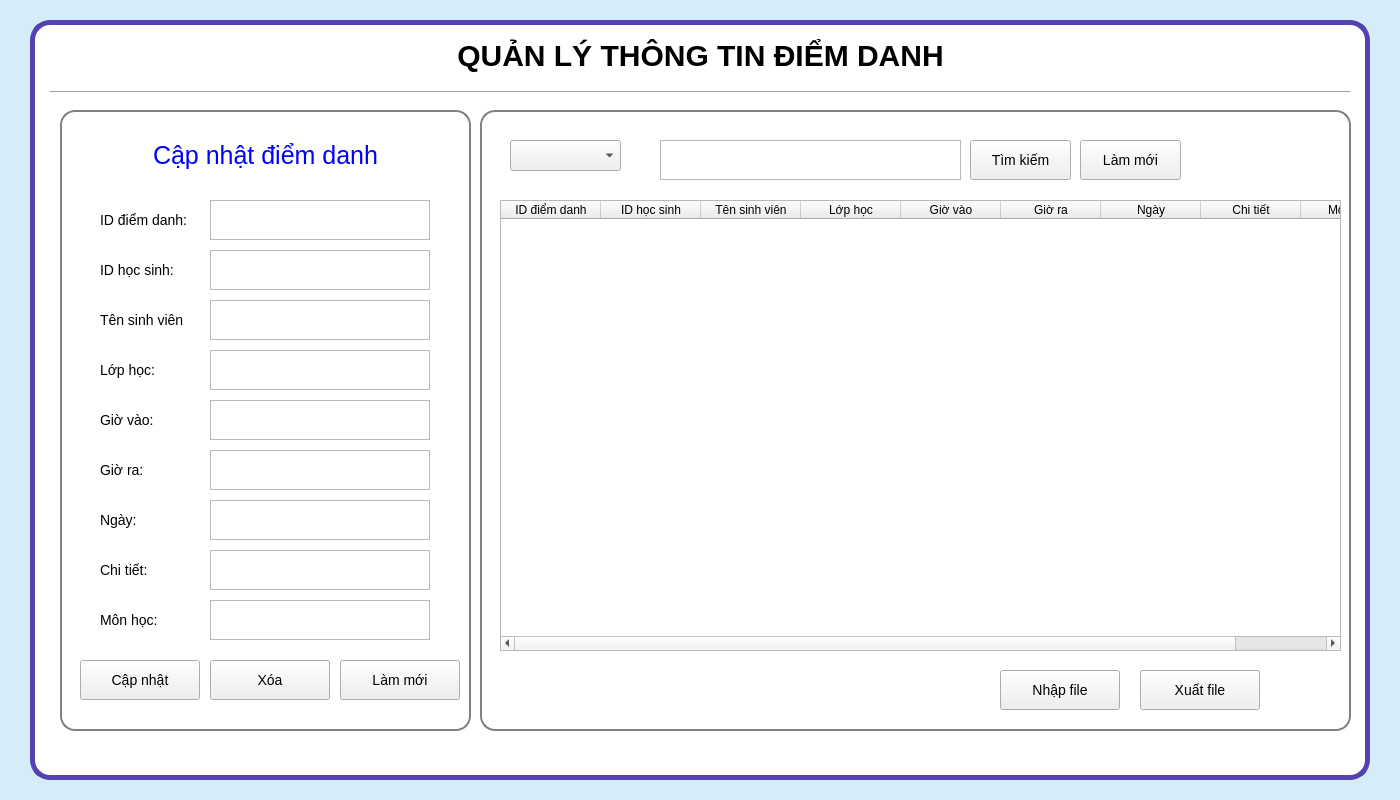
<?xml version="1.0" encoding="UTF-8"?>
<ui version="4.0">
 <class>Form</class>
 <widget class="QWidget" name="Form">
  <property name="geometry">
   <rect>
    <x>0</x>
    <y>0</y>
    <width>1400</width>
    <height>800</height>
   </rect>
  </property>
  <property name="windowTitle">
   <string>Form</string>
  </property>
  <property name="styleSheet">
   <string notr="true">#Form{
background-color: #D5EDF9
}
QTextEdit{
		font-size:14px
}</string>
  </property>
  <widget class="QFrame" name="widgetmain">
   <property name="geometry">
    <rect>
     <x>30</x>
     <y>20</y>
     <width>1340</width>
     <height>760</height>
    </rect>
   </property>
   <property name="styleSheet">
    <string notr="true">#widgetmain{
	background-color: white;
	border-radius: 20px;
	border: 5px solid #5442B1;
}
QTextEdit, QLabel, QPushButton{
		font-size:14px
}</string>
   </property>
   <property name="frameShape">
    <enum>QFrame::StyledPanel</enum>
   </property>
   <property name="frameShadow">
    <enum>QFrame::Raised</enum>
   </property>
   <widget class="QLabel" name="lb_main_2">
    <property name="geometry">
     <rect>
      <x>10</x>
      <y>10</y>
      <width>1321</width>
      <height>51</height>
     </rect>
    </property>
    <property name="font">
     <font>
      <pointsize>-1</pointsize>
      <weight>75</weight>
      <bold>true</bold>
     </font>
    </property>
    <property name="styleSheet">
     <string notr="true">font-size: 30px
</string>
    </property>
    <property name="text">
     <string>QUẢN LÝ THÔNG TIN ĐIỂM DANH</string>
    </property>
    <property name="alignment">
     <set>Qt::AlignCenter</set>
    </property>
   </widget>
   <widget class="Line" name="line_2">
    <property name="geometry">
     <rect>
      <x>20</x>
      <y>70</y>
      <width>1300</width>
      <height>4</height>
     </rect>
    </property>
    <property name="orientation">
     <enum>Qt::Horizontal</enum>
    </property>
   </widget>
   <widget class="QFrame" name="frame_chucnang">
    <property name="geometry">
     <rect>
      <x>30</x>
      <y>90</y>
      <width>411</width>
      <height>621</height>
     </rect>
    </property>
    <property name="styleSheet">
     <string notr="true">#frame_chucnang{
	border: 2px solid grey;
	border-radius: 15px;
}</string>
    </property>
    <property name="frameShape">
     <enum>QFrame::StyledPanel</enum>
    </property>
    <property name="frameShadow">
     <enum>QFrame::Raised</enum>
    </property>
    <widget class="QLabel" name="lb_IDdiemdanh">
     <property name="geometry">
      <rect>
       <x>40</x>
       <y>90</y>
       <width>101</width>
       <height>40</height>
      </rect>
     </property>
     <property name="text">
      <string>ID điểm danh:</string>
     </property>
    </widget>
    <widget class="QTextEdit" name="txt_IDdiemdanh">
     <property name="geometry">
      <rect>
       <x>150</x>
       <y>90</y>
       <width>220</width>
       <height>40</height>
      </rect>
     </property>
     <property name="lineWrapMode">
      <enum>QTextEdit::NoWrap</enum>
     </property>
     <property name="acceptRichText">
      <bool>true</bool>
     </property>
    </widget>
    <widget class="QTextEdit" name="txt_IDhocsinh">
     <property name="geometry">
      <rect>
       <x>150</x>
       <y>140</y>
       <width>220</width>
       <height>40</height>
      </rect>
     </property>
     <property name="lineWrapMode">
      <enum>QTextEdit::NoWrap</enum>
     </property>
    </widget>
    <widget class="QLabel" name="lb_IDhocsinh">
     <property name="geometry">
      <rect>
       <x>40</x>
       <y>140</y>
       <width>101</width>
       <height>40</height>
      </rect>
     </property>
     <property name="text">
      <string>ID học sinh:</string>
     </property>
    </widget>
    <widget class="QTextEdit" name="txt_tensinhvien">
     <property name="geometry">
      <rect>
       <x>150</x>
       <y>190</y>
       <width>220</width>
       <height>40</height>
      </rect>
     </property>
    </widget>
    <widget class="QLabel" name="lb_tensinhvien">
     <property name="geometry">
      <rect>
       <x>40</x>
       <y>190</y>
       <width>101</width>
       <height>40</height>
      </rect>
     </property>
     <property name="text">
      <string>Tên sinh viên</string>
     </property>
    </widget>
    <widget class="QTextEdit" name="txt_lophoc">
     <property name="geometry">
      <rect>
       <x>150</x>
       <y>240</y>
       <width>220</width>
       <height>40</height>
      </rect>
     </property>
    </widget>
    <widget class="QLabel" name="lb_lophoc">
     <property name="geometry">
      <rect>
       <x>40</x>
       <y>240</y>
       <width>101</width>
       <height>40</height>
      </rect>
     </property>
     <property name="text">
      <string>Lớp học:</string>
     </property>
    </widget>
    <widget class="QTextEdit" name="txt_giovao">
     <property name="geometry">
      <rect>
       <x>150</x>
       <y>290</y>
       <width>220</width>
       <height>40</height>
      </rect>
     </property>
    </widget>
    <widget class="QLabel" name="lb_giovao">
     <property name="geometry">
      <rect>
       <x>40</x>
       <y>290</y>
       <width>101</width>
       <height>40</height>
      </rect>
     </property>
     <property name="text">
      <string>Giờ vào:</string>
     </property>
    </widget>
    <widget class="QTextEdit" name="txt_giora">
     <property name="geometry">
      <rect>
       <x>150</x>
       <y>340</y>
       <width>220</width>
       <height>40</height>
      </rect>
     </property>
    </widget>
    <widget class="QLabel" name="lb_giora">
     <property name="geometry">
      <rect>
       <x>40</x>
       <y>340</y>
       <width>101</width>
       <height>40</height>
      </rect>
     </property>
     <property name="text">
      <string>Giờ ra:</string>
     </property>
    </widget>
    <widget class="QTextEdit" name="txt_ngay">
     <property name="geometry">
      <rect>
       <x>150</x>
       <y>390</y>
       <width>220</width>
       <height>40</height>
      </rect>
     </property>
    </widget>
    <widget class="QLabel" name="lb_ngay">
     <property name="geometry">
      <rect>
       <x>40</x>
       <y>390</y>
       <width>101</width>
       <height>40</height>
      </rect>
     </property>
     <property name="text">
      <string>Ngày:</string>
     </property>
    </widget>
    <widget class="QTextEdit" name="txtchitiet">
     <property name="geometry">
      <rect>
       <x>150</x>
       <y>440</y>
       <width>220</width>
       <height>40</height>
      </rect>
     </property>
    </widget>
    <widget class="QLabel" name="lb_chitiet">
     <property name="geometry">
      <rect>
       <x>40</x>
       <y>440</y>
       <width>101</width>
       <height>40</height>
      </rect>
     </property>
     <property name="text">
      <string>Chi tiết:</string>
     </property>
    </widget>
    <widget class="QTextEdit" name="txt_monhoc">
     <property name="geometry">
      <rect>
       <x>150</x>
       <y>490</y>
       <width>220</width>
       <height>40</height>
      </rect>
     </property>
    </widget>
    <widget class="QLabel" name="lb_monhoc">
     <property name="geometry">
      <rect>
       <x>40</x>
       <y>490</y>
       <width>101</width>
       <height>40</height>
      </rect>
     </property>
     <property name="text">
      <string>Môn học:</string>
     </property>
    </widget>
    <widget class="QLabel" name="label_10">
     <property name="geometry">
      <rect>
       <x>10</x>
       <y>30</y>
       <width>391</width>
       <height>31</height>
      </rect>
     </property>
     <property name="styleSheet">
      <string notr="true">font-size:25px;
color: blue</string>
     </property>
     <property name="text">
      <string>Cập nhật điểm danh</string>
     </property>
     <property name="alignment">
      <set>Qt::AlignCenter</set>
     </property>
    </widget>
    <widget class="QPushButton" name="btn_capnhat">
     <property name="geometry">
      <rect>
       <x>20</x>
       <y>550</y>
       <width>120</width>
       <height>40</height>
      </rect>
     </property>
     <property name="text">
      <string>Cập nhật</string>
     </property>
    </widget>
    <widget class="QPushButton" name="btn_reset1">
     <property name="geometry">
      <rect>
       <x>280</x>
       <y>550</y>
       <width>120</width>
       <height>40</height>
      </rect>
     </property>
     <property name="text">
      <string>Làm mới</string>
     </property>
    </widget>
    <widget class="QPushButton" name="btn_xoa_3">
     <property name="geometry">
      <rect>
       <x>150</x>
       <y>550</y>
       <width>120</width>
       <height>40</height>
      </rect>
     </property>
     <property name="text">
      <string>Xóa</string>
     </property>
    </widget>
   </widget>
   <widget class="QFrame" name="frame_table">
    <property name="geometry">
     <rect>
      <x>450</x>
      <y>90</y>
      <width>871</width>
      <height>621</height>
     </rect>
    </property>
    <property name="styleSheet">
     <string notr="true">#frame_table{
	border: 2px solid grey;
	border-radius: 15px;
}</string>
    </property>
    <property name="frameShape">
     <enum>QFrame::StyledPanel</enum>
    </property>
    <property name="frameShadow">
     <enum>QFrame::Raised</enum>
    </property>
    <widget class="QTableWidget" name="tb_diemdanh">
     <property name="geometry">
      <rect>
       <x>20</x>
       <y>90</y>
       <width>841</width>
       <height>451</height>
      </rect>
     </property>
     <property name="editTriggers">
      <set>QAbstractItemView::NoEditTriggers</set>
     </property>
     <property name="selectionMode">
      <enum>QAbstractItemView::SingleSelection</enum>
     </property>
     <column>
      <property name="text">
       <string>ID điểm danh</string>
      </property>
     </column>
     <column>
      <property name="text">
       <string>ID học sinh</string>
      </property>
     </column>
     <column>
      <property name="text">
       <string>Tên sinh viên</string>
      </property>
     </column>
     <column>
      <property name="text">
       <string>Lớp học</string>
      </property>
     </column>
     <column>
      <property name="text">
       <string>Giờ vào</string>
      </property>
     </column>
     <column>
      <property name="text">
       <string>Giờ ra</string>
      </property>
     </column>
     <column>
      <property name="text">
       <string>Ngày</string>
      </property>
     </column>
     <column>
      <property name="text">
       <string>Chi tiết</string>
      </property>
     </column>
     <column>
      <property name="text">
       <string>Môn học</string>
      </property>
     </column>
    </widget>
    <widget class="QTextEdit" name="txt_timkiem">
     <property name="geometry">
      <rect>
       <x>180</x>
       <y>30</y>
       <width>301</width>
       <height>40</height>
      </rect>
     </property>
     <property name="html">
      <string>&lt;!DOCTYPE HTML PUBLIC &quot;-//W3C//DTD HTML 4.0//EN&quot; &quot;http://www.w3.org/TR/REC-html40/strict.dtd&quot;&gt;
&lt;html&gt;&lt;head&gt;&lt;meta name=&quot;qrichtext&quot; content=&quot;1&quot; /&gt;&lt;style type=&quot;text/css&quot;&gt;
p, li { white-space: pre-wrap; }
&lt;/style&gt;&lt;/head&gt;&lt;body style=&quot; font-family:'MS Shell Dlg 2'; font-size:14px; font-weight:400; font-style:normal;&quot;&gt;
&lt;p style=&quot;-qt-paragraph-type:empty; margin-top:0px; margin-bottom:0px; margin-left:0px; margin-right:0px; -qt-block-indent:0; text-indent:0px; font-size:8.25pt;&quot;&gt;&lt;br /&gt;&lt;/p&gt;&lt;/body&gt;&lt;/html&gt;</string>
     </property>
    </widget>
    <widget class="QPushButton" name="btn_timkiem">
     <property name="geometry">
      <rect>
       <x>490</x>
       <y>30</y>
       <width>101</width>
       <height>40</height>
      </rect>
     </property>
     <property name="text">
      <string>Tìm kiếm</string>
     </property>
    </widget>
    <widget class="QPushButton" name="btn_reset2">
     <property name="geometry">
      <rect>
       <x>600</x>
       <y>30</y>
       <width>101</width>
       <height>40</height>
      </rect>
     </property>
     <property name="text">
      <string>Làm mới</string>
     </property>
    </widget>
    <widget class="QPushButton" name="btn_nhapfile">
     <property name="geometry">
      <rect>
       <x>520</x>
       <y>560</y>
       <width>120</width>
       <height>40</height>
      </rect>
     </property>
     <property name="text">
      <string>Nhập file</string>
     </property>
    </widget>
    <widget class="QPushButton" name="btn_xuatfile">
     <property name="geometry">
      <rect>
       <x>660</x>
       <y>560</y>
       <width>120</width>
       <height>40</height>
      </rect>
     </property>
     <property name="text">
      <string>Xuất file</string>
     </property>
    </widget>
    <widget class="QComboBox" name="comboBox">
     <property name="geometry">
      <rect>
       <x>30</x>
       <y>30</y>
       <width>111</width>
       <height>31</height>
      </rect>
     </property>
    </widget>
   </widget>
  </widget>
 </widget>
 <resources/>
 <connections/>
</ui>
